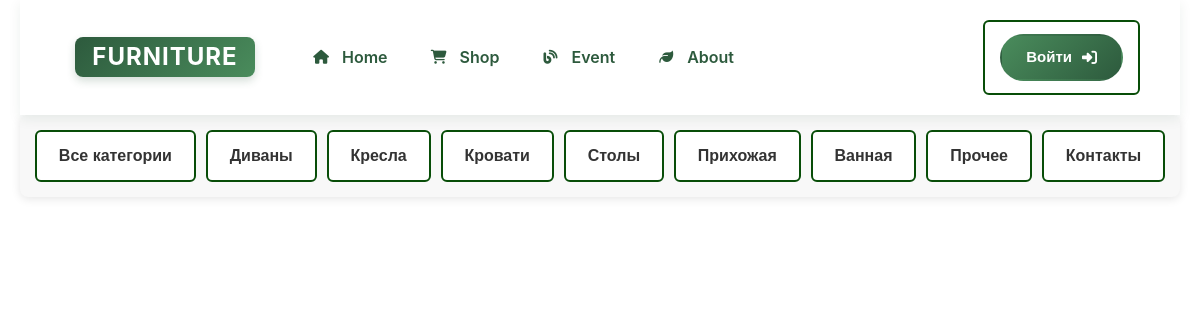
The page /products/1/ on the database as committed earlier.
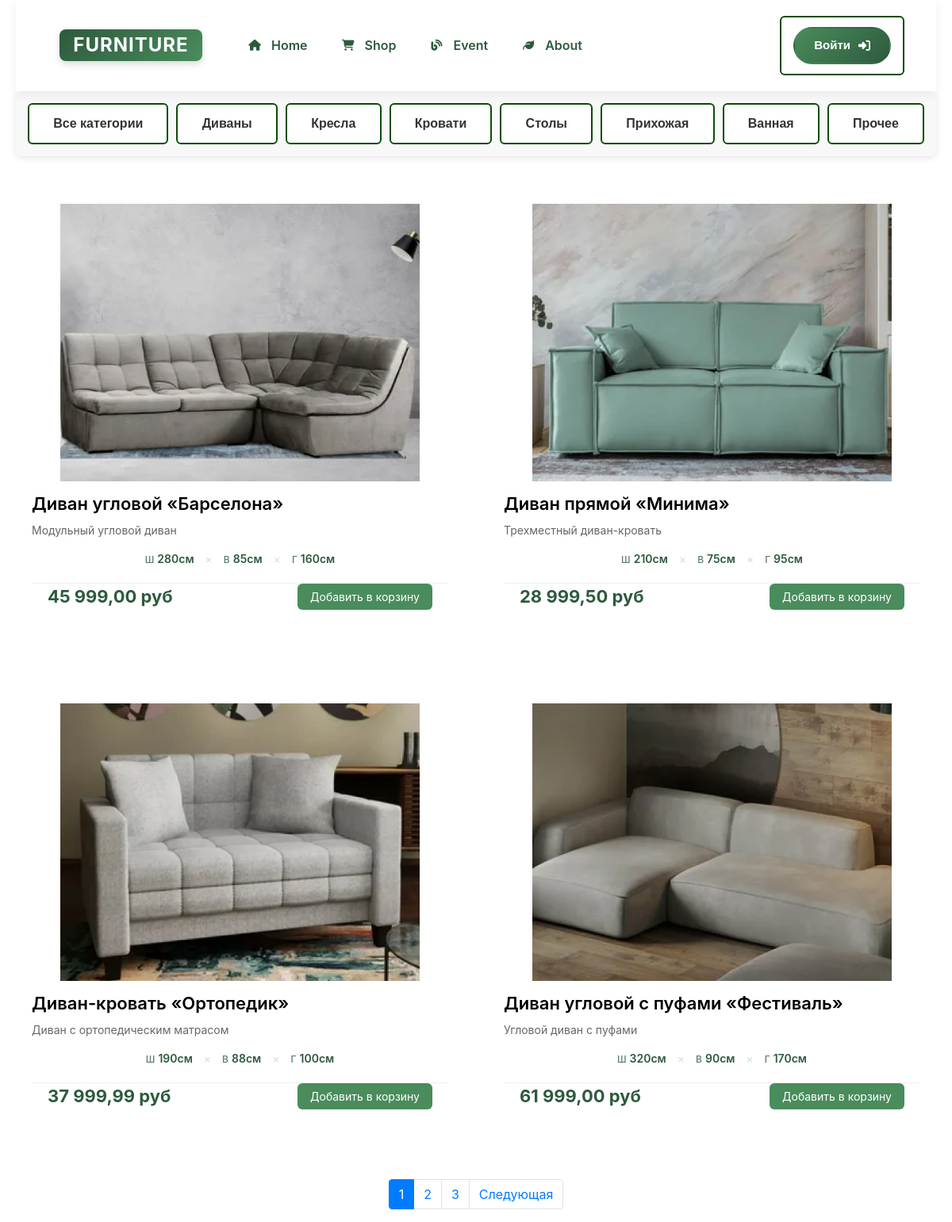
The same page on the database as committed later.
### products/models.py (models this page shows, shortened)
class ProductCategory(models.Model):
    name = models.CharField(max_length=100, unique=True , verbose_name='Категории')
    description = models.TextField(blank=True, verbose_name="Описание категории")
    class Meta:
        verbose_name = "категорию"
        verbose_name_plural = "категории"

class Product(models.Model):
    name = models.CharField(max_length=256, verbose_name='Название товара')
    image = models.ImageField(upload_to="product_images/", blank=True, verbose_name="Изображение")
    description = models.TextField(blank=True, verbose_name="Описание")
    short_description = models.CharField(max_length=100, blank=True, verbose_name="Краткое описание")
    width = models.IntegerField(blank=True, verbose_name='Ширина (см)')
    height = models.IntegerField(blank=True, verbose_name='Высота (см)')
    depth = models.IntegerField(blank=True, verbose_name='Глубина (см)')
    price = models.DecimalField(max_digits=8, decimal_places=2, default=0, verbose_name="Цена")
    quantity = models.PositiveIntegerField(default=0, verbose_name="Количество")
    category = models.ForeignKey(ProductCategory, on_delete=models.CASCADE, verbose_name="Категория")
    class Meta:
        verbose_name = "товар"
        verbose_name_plural = "товары"

### products/views.py (the view)
# urls.py: path('', include('products.urls')),
def products(request, category_id=None):
    context = {
        'title': 'Каталог',
        'categories': ProductCategory.objects.all(),
    }
    if category_id:
        products = Product.objects.filter(category_id=category_id)
    else:
        products = Product.objects.all()
    paginator = Paginator(products, 4)
    page_number = request.GET.get('page')
    page_obj = paginator.get_page(page_number)
    context.update({'products': page_obj})
    return render(request, 'products/products.html', context)

### products/context_processors.py (called while the page is built)
def baskets(request):
    user = request.user
    return {'baskets': Basket.objects.filter(user=user) if user.is_authenticated else []}

### products/templates/products/products.html (shortened to what this page needs)
{% extends 'products/base.html' %}
{% load static %}
{% load humanize %}
  {% block content %}
    {% include 'products/category.html' %}
            <div class="catalog-container">
                {% for product in products %}
                <a href="{% url 'product' product.id %}" class="catalog-card-next">
                    <div class="catalog-card">
                        <div class="catalog-card__image"><img src="{{ product.image.url }}" alt=""></div>
                        <h2 class="catalog-card__title">{{ product.name }}</h2>
                        <div class="catalog-card__content">
                            <div class="catalog-card__text">
                                {{ product.short_description }}
                            </div>
                            <div class="dimensions-compact">
                                <div class="dim-compact">
                                    <span class="dim-letter">Ш</span>
                                    <span class="dim-number">{{ product.width }}см</span>
                                </div>
                                <span class="dim-divider">×</span>
                                <div class="dim-compact">
                                    <span class="dim-letter">В</span>
                                    <span class="dim-number">{{ product.height }}см</span>
                                </div>
                                <span class="dim-divider">×</span>
                                <div class="dim-compact">
                                    <span class="dim-letter">Г</span>
                                    <span class="dim-number">{{ product.depth }}см</span>
                                </div>
                            </div>
                            <div class="catalog-card__footer">
                                <div class="catalog-card__price">{{ product.price|intcomma }} руб</div>
                                <div class="catalog-card__add-to-cart">
                                    <a href="{% url 'basket_add' product.id %}" class="add-to-cart-btn">
                                        Добавить в корзину
                                    </a>
                                </div>
                            </div>
                        </div>
                    </div>
                </a>
                {% endfor %}
            </div>
 {% if products %}
            <nav aria-label="Page navigation example">
                <ul class="pagination justify-content-center">
                    {% if products.has_other_pages %}
                    {% for page in products.paginator.page_range %}
                    <li class="page-item {% if page == products.number %} active {% endif %}"><a class="page-link" href="?page={{page}}">{{ page }}</a></li>
                    {% endfor %}
                    {% endif %}
                    {% if products.has_next %}
                    <li class="page-item">
                        <a class="page-link" href="?page={{products.next_page_number}}">Следующая</a>
                    </li>
                    {% endif %}
                </ul>
            </nav>
            {% endif %}
  {% endblock %}

### products/templates/products/base.html (shortened to what this page needs)
<!DOCTYPE html>
{% load static %}
<html lang="en">
<head>
    <link rel="stylesheet" href="{% static 'css/style.css' %}">
    <link href="https://cdn.jsdelivr.net/npm/bootstrap@4.6.0/dist/css/bootstrap.min.css" rel="stylesheet">
    <link rel="stylesheet" href="https://cdnjs.cloudflare.com/ajax/libs/font-awesome/6.4.0/css/all.min.css">
</head>
<body>
    <div class="page-wrapper">
        <header class="header">
            <div class="menu-bar">
                <div class="container">
                    <a href="{% url 'index' %}">
                        <div class="logo-placeholder">FURNITURE</div>
                    </a>
                </div>
                <a href="{% url 'index' %}">
                    <div class="fa-icon">
                        <i class="fas fa-home"></i>
                    </div>
                    <span>Home</span>
                </a>
                <a href="{% url 'products' %}">
                    <div class="fa-icon">
                        <i class="fas fa-shopping-cart"></i>
                    </div>
                    <span>Shop</span>
                </a>
                <a href="{% url 'news' %}">
                    <div class="fa-icon">
                        <i class="fas fa-blog"></i>
                    </div>
                    <span>Event</span>
                </a>
                <a href="{% url 'contact' %}">
                    <div class="fa-icon">
                        <i class="fas fa-leaf"></i>
                    </div>
                    <span>About</span>
                </a>
            </div>
            <div class="top-nav">
                <div class="top-nav__left">
  {% if user.is_authenticated %}
                <li class="nav-item">
                    <a class="nav-link" href="{% url 'profile' %}">{{ user.username }}
                        <i class="fas fa-user-circle"></i>
                    </a>
                </li>
                <li class="nav-item">
                    <a class="nav-link" href="{% url 'logout' %}">Выйти <i class="fas fa-sign-out-alt"></i></a>
                </li>
                {% else %}
                <li class="nav-item">
                    <a class="nav-link" href="{% url 'login' %}">Войти <i class="fas fa-sign-in-alt"></i></a>
                </li>
                {% endif %}
                </div>
            </div>
        </header>
        {% block content %}
        {% endblock %}
    </div>
</body>
</html>

### products/templates/products/category.html
 <div class="catalog">
            <ul class="catalog-item">
                <li class="catalog-item__nav">
                    <a href="{% url 'products' %}" class="nav-item">Все категории</a>
                </li>
                    {% for category in categories %}
                <li class="catalog-item__nav">
                    <a href="{% url 'category' category.id %}" class="nav-item">{{ category.name }}</a>
                </li>
                {% endfor %}
            </ul>
</div>

### products/static/css/style.css (style rules this page uses)
html { scroll-behavior: smooth }
* { margin: 0; padding: 0; box-sizing: border-box; }
body { font-family: 'Segoe UI', system-ui, -apple-system, sans-serif; background-color: #f8faf8; color: #1a3c34; line-height: 1.6; width: 100%; margin: 0; }
.page-wrapper { width: 100%; margin: 0 auto; padding: 0 20px; max-width: 1400px; }
.header { display: flex; justify-content: space-between; align-items: center; padding: 20px 40px; background-color: #ffffff; box-shadow: 0 4px 12px rgba(0, 64, 32, 0.08); position: sticky; top: 0; z-index: 1000; }
.menu-bar { display: flex; align-items: center; gap: 40px; }
.menu-bar .container a { display: block; transition: transform 0.3s ease; }
.logo-placeholder { width: 180px; height: 40px; background: linear-gradient(135deg, #2d5a3d, #4a8c5c); border-radius: 8px; display: flex; align-items: center; justify-content: center; color: white; font-weight: 700; font-size: 24px; letter-spacing: 1px; box-shadow: 0 4px 8px rgba(45, 90, 61, 0.2); }
.fa-icon { width: 22px; height: 22px; display: flex; align-items: center; justify-content: center; color: #2d5a3d; font-size: 14px; transition: all 0.3s ease; }
.menu-bar>a { display: flex; align-items: center; gap: 10px; text-decoration: none; color: #2d5a3d; font-weight: 600; font-size: 16px; padding: 10px 0; position: relative; transition: color 0.3s ease; }
.menu-bar>a::after { content: ''; position: absolute; bottom: 0; left: 0; width: 0; height: 3px; background: linear-gradient(90deg, #4a8c5c, #8bc34a); transition: width 0.3s ease; border-radius: 2px; }
.top-nav { display: flex; align-items: center; }
.top-nav__left { display: flex; gap: 20px; }
.top-nav__left a { display: flex; align-items: center; gap: 10px; text-decoration: none; padding: 10px 24px; border-radius: 50px; font-weight: 600; font-size: 15px; transition: all 0.3s ease; }
.top-nav__left a:first-child { background-color: transparent; color: #2d5a3d; border: 2px solid #c8e6c9; }
.top-nav__left a:last-child { background: linear-gradient(135deg, #4a8c5c, #2d5a3d); color: white; border: 2px solid transparent; }
.catalog-item { list-style: none; margin: 0; padding: 0; display: flex; flex-wrap: wrap; justify-content: center; gap: 10px; background-color: #f8f8f8; border-radius: 8px; padding: 15px; max-width: 1200px; margin: 0 auto; box-shadow: 0 2px 10px rgba(0, 0, 0, 0.1); }
.catalog-item__nav { flex: 1 1 auto; text-align: center; }
.nav-item { display: block; text-decoration: none; color: #333; background-color: white; border-radius: 6px; padding: 12px 15px; font-family: Arial, Helvetica, sans-serif; font-size: 16px; font-weight: 600; transition: all 0.3s ease; border: 2px solid rgb(8, 77, 8); text-align: center; }
.catalog-container { display: grid; grid-template-columns: 1fr 1fr; gap: 30px; width: 100%; max-width: 1400px; margin: 60px auto 0; padding: 0; }
.catalog-card { background: white; border-radius: 8px; overflow: hidden; height: 600px; display: grid; grid-template-rows: 350px auto 1fr 60px; }
.catalog-card__image { grid-row: 1; overflow: hidden; }
.catalog-card__image img { width: 100%; height: 100%; object-fit: contain; }
.catalog-card__title { grid-row: 2; font-size: 22px; font-weight: 600; margin: 15px 20px 10px; padding: 0; color: #000000; }
.catalog-card__content { grid-row: 3; padding: 0 20px; }
.catalog-card__text { font-size: 14px; color: #666; line-height: 1.5; max-height: 90px; overflow: hidden; }
.catalog-card__footer { grid-row: 4; display: flex; justify-content: space-between; align-items: center; padding: 0 20px 20px; border-top: 1px solid #eee; margin-top: 10px; }
.catalog-card__price { font-size: 22px; font-weight: 700; color: #2d5a3d; }
.add-to-cart-btn { padding: 8px 16px; background: #4a8c5c; color: white; border-radius: 6px; text-decoration: none; font-size: 14px; min-width: 140px; text-align: center; }
.catalog-card-next { display: contents; text-decoration: none; }
.dimensions-compact { display: flex; align-items: center; justify-content: center; gap: 12px; margin: 15px 0 20px; }
.dim-compact { display: flex; align-items: baseline; gap: 4px; }
.dim-letter { color: #5a7c72; font-size: 12px; font-weight: 500; }
.dim-number { color: #2d5a3d; font-size: 14px; font-weight: 600; }
.dim-divider { color: #c8e6c9; font-size: 14px; margin: 0 2px; }

Rows that differ between the two databases and show on the page:
removed ProductCategory: name "Контакты"
added Product: image (picture), name "Диван угловой «Барселона»", short_description "Модульный угловой диван", width "280", height "85", depth "160", price "45 999,00"
added Product: image (picture), name "Диван прямой «Минима»", short_description "Трехместный диван-кровать", width "210", height "75", depth "95", price "28 999,50"
added Product: image (picture), name "Диван-кровать «Ортопедик»", short_description "Диван с ортопедическим матрасом", width "190", height "88", depth "100", price "37 999,99"
added Product: image (picture), name "Диван угловой с пуфами «Фестиваль»", short_description "Угловой диван с пуфами", width "320", height "90", depth "170", price "61 999,00"
Other text that changed with them:
new list line: "1"
new list line: "2"
new list line: "3"
text now shown: "Следующая"
